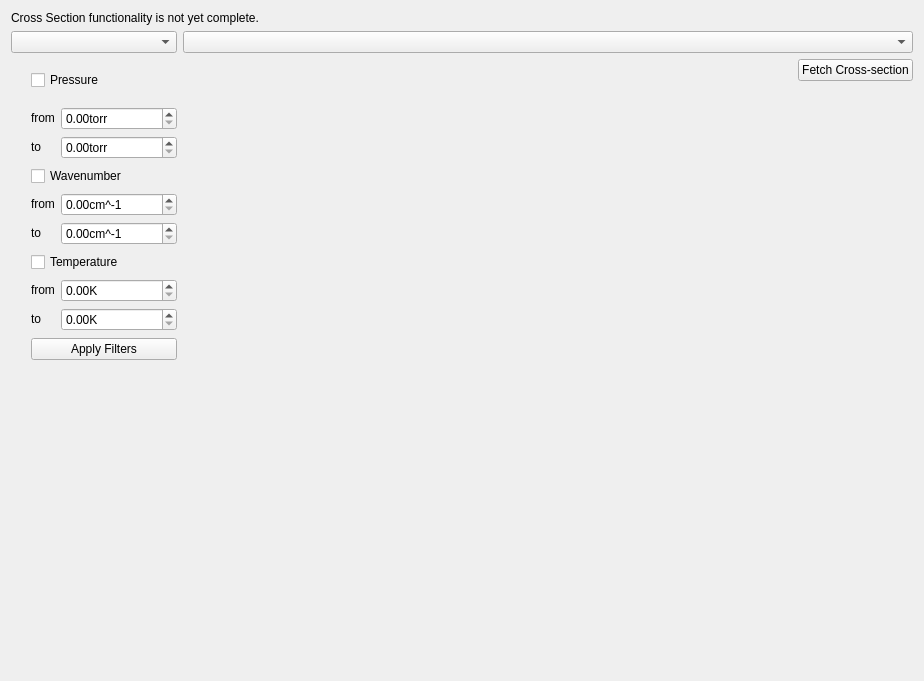
<?xml version="1.0" encoding="UTF-8"?>
<ui version="4.0">
 <class>Form</class>
 <widget class="QWidget" name="Form">
  <property name="geometry">
   <rect>
    <x>0</x>
    <y>0</y>
    <width>924</width>
    <height>681</height>
   </rect>
  </property>
  <property name="windowTitle">
   <string>Form</string>
  </property>
  <layout class="QGridLayout" name="gridLayout_2">
   <item row="2" column="1">
    <layout class="QVBoxLayout" name="verticalLayout_2">
     <item>
      <layout class="QHBoxLayout" name="horizontalLayout">
       <item>
        <spacer name="horizontalSpacer">
         <property name="orientation">
          <enum>Qt::Horizontal</enum>
         </property>
         <property name="sizeHint" stdset="0">
          <size>
           <width>0</width>
           <height>0</height>
          </size>
         </property>
        </spacer>
       </item>
       <item>
        <widget class="QPushButton" name="fetch_button">
         <property name="text">
          <string>Fetch Cross-section</string>
         </property>
        </widget>
       </item>
      </layout>
     </item>
     <item>
      <spacer name="verticalSpacer">
       <property name="orientation">
        <enum>Qt::Vertical</enum>
       </property>
       <property name="sizeHint" stdset="0">
        <size>
         <width>20</width>
         <height>40</height>
        </size>
       </property>
      </spacer>
     </item>
    </layout>
   </item>
   <item row="1" column="1">
    <widget class="QComboBox" name="cross_section"/>
   </item>
   <item row="1" column="0">
    <widget class="QComboBox" name="molecule"/>
   </item>
   <item row="2" column="0">
    <layout class="QGridLayout" name="gridLayout">
     <item row="1" column="2">
      <layout class="QGridLayout" name="gridLayout_3">
       <item row="1" column="0">
        <widget class="QLabel" name="label_2">
         <property name="sizePolicy">
          <sizepolicy hsizetype="Fixed" vsizetype="Fixed">
           <horstretch>0</horstretch>
           <verstretch>0</verstretch>
          </sizepolicy>
         </property>
         <property name="text">
          <string>to</string>
         </property>
        </widget>
       </item>
       <item row="1" column="1">
        <widget class="QDoubleSpinBox" name="pressure_max">
         <property name="suffix">
          <string>torr</string>
         </property>
         <property name="maximum">
          <double>1000000000000000019884624838656.000000000000000</double>
         </property>
        </widget>
       </item>
       <item row="0" column="1">
        <widget class="QDoubleSpinBox" name="pressure_min">
         <property name="suffix">
          <string>torr</string>
         </property>
         <property name="maximum">
          <double>1000000000000000019884624838656.000000000000000</double>
         </property>
        </widget>
       </item>
       <item row="0" column="0">
        <widget class="QLabel" name="label">
         <property name="sizePolicy">
          <sizepolicy hsizetype="Fixed" vsizetype="Fixed">
           <horstretch>0</horstretch>
           <verstretch>0</verstretch>
          </sizepolicy>
         </property>
         <property name="text">
          <string>from</string>
         </property>
        </widget>
       </item>
      </layout>
     </item>
     <item row="0" column="2">
      <widget class="QCheckBox" name="pressure_check">
       <property name="text">
        <string>Pressure</string>
       </property>
      </widget>
     </item>
     <item row="2" column="2">
      <widget class="QCheckBox" name="wn_check">
       <property name="text">
        <string>Wavenumber</string>
       </property>
      </widget>
     </item>
     <item row="3" column="2">
      <layout class="QGridLayout" name="gridLayout_6">
       <item row="1" column="0">
        <widget class="QLabel" name="label_5">
         <property name="sizePolicy">
          <sizepolicy hsizetype="Fixed" vsizetype="Fixed">
           <horstretch>0</horstretch>
           <verstretch>0</verstretch>
          </sizepolicy>
         </property>
         <property name="text">
          <string>to</string>
         </property>
        </widget>
       </item>
       <item row="1" column="1">
        <widget class="QDoubleSpinBox" name="wn_max">
         <property name="suffix">
          <string>cm^-1</string>
         </property>
         <property name="maximum">
          <double>1000000000000000019884624838656.000000000000000</double>
         </property>
        </widget>
       </item>
       <item row="0" column="1">
        <widget class="QDoubleSpinBox" name="wn_min">
         <property name="suffix">
          <string>cm^-1</string>
         </property>
         <property name="maximum">
          <double>1000000000000000019884624838656.000000000000000</double>
         </property>
        </widget>
       </item>
       <item row="0" column="0">
        <widget class="QLabel" name="label_6">
         <property name="sizePolicy">
          <sizepolicy hsizetype="Fixed" vsizetype="Fixed">
           <horstretch>0</horstretch>
           <verstretch>0</verstretch>
          </sizepolicy>
         </property>
         <property name="text">
          <string>from</string>
         </property>
        </widget>
       </item>
      </layout>
     </item>
     <item row="0" column="0">
      <spacer name="verticalSpacer_2">
       <property name="orientation">
        <enum>Qt::Vertical</enum>
       </property>
       <property name="sizeType">
        <enum>QSizePolicy::Fixed</enum>
       </property>
       <property name="sizeHint" stdset="0">
        <size>
         <width>20</width>
         <height>40</height>
        </size>
       </property>
      </spacer>
     </item>
     <item row="4" column="2">
      <widget class="QCheckBox" name="temp_check">
       <property name="text">
        <string>Temperature</string>
       </property>
      </widget>
     </item>
     <item row="6" column="2">
      <widget class="QPushButton" name="apply_filters">
       <property name="text">
        <string>Apply Filters</string>
       </property>
      </widget>
     </item>
     <item row="5" column="2">
      <layout class="QGridLayout" name="gridLayout_5">
       <item row="1" column="1">
        <widget class="QDoubleSpinBox" name="temp_max">
         <property name="suffix">
          <string>K</string>
         </property>
         <property name="maximum">
          <double>1000000000000000019884624838656.000000000000000</double>
         </property>
        </widget>
       </item>
       <item row="1" column="0">
        <widget class="QLabel" name="label_3">
         <property name="sizePolicy">
          <sizepolicy hsizetype="Fixed" vsizetype="Fixed">
           <horstretch>0</horstretch>
           <verstretch>0</verstretch>
          </sizepolicy>
         </property>
         <property name="text">
          <string>to</string>
         </property>
        </widget>
       </item>
       <item row="0" column="0">
        <widget class="QLabel" name="label_4">
         <property name="sizePolicy">
          <sizepolicy hsizetype="Fixed" vsizetype="Fixed">
           <horstretch>0</horstretch>
           <verstretch>0</verstretch>
          </sizepolicy>
         </property>
         <property name="text">
          <string>from</string>
         </property>
        </widget>
       </item>
       <item row="0" column="1">
        <widget class="QDoubleSpinBox" name="temp_min">
         <property name="suffix">
          <string>K</string>
         </property>
         <property name="maximum">
          <double>1000000000000000019884624838656.000000000000000</double>
         </property>
        </widget>
       </item>
      </layout>
     </item>
    </layout>
   </item>
   <item row="4" column="0">
    <spacer name="verticalSpacer_3">
     <property name="orientation">
      <enum>Qt::Vertical</enum>
     </property>
     <property name="sizeHint" stdset="0">
      <size>
       <width>20</width>
       <height>40</height>
      </size>
     </property>
    </spacer>
   </item>
   <item row="0" column="0" colspan="2">
    <widget class="QLabel" name="label_7">
     <property name="text">
      <string>Cross Section functionality is not yet complete.</string>
     </property>
    </widget>
   </item>
  </layout>
 </widget>
 <resources/>
 <connections/>
</ui>
